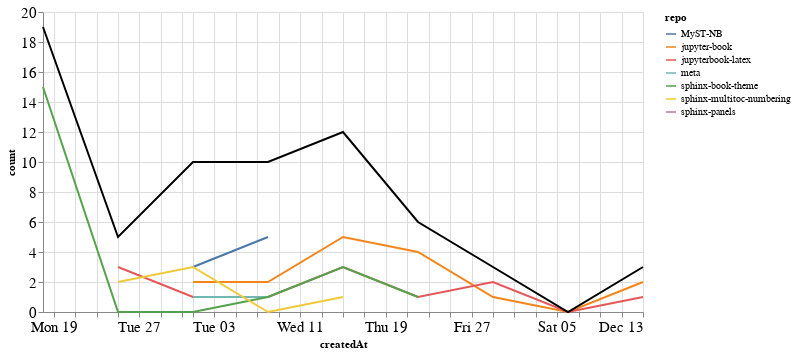

The notebook cell this image was saved under:
### Markdown cell above
### Comments

### Code cell
comments_time = comments.groupby('repo').resample('W', on='createdAt').count()['author'].reset_index()
comments_time = comments_time.rename(columns={'author': 'count'})
comments_time_total = comments_time.groupby('createdAt').agg({"count": "sum"}).reset_index()
ch1 = alt.Chart(comments_time, width=600).mark_line().encode(
    x='createdAt',
    y='count',
    color='repo',
    tooltip="repo"
)

ch2 = alt.Chart(comments_time_total, width=600).mark_line(color="black").encode(
    x='createdAt',
    y='count',
)

ch1 + ch2

### Figure 1 — Vega-Lite specification as saved in the notebook (floating-point values rounded to 4 significant figures)
{"config": {"axisLeft": {"labelFontSize": 15}, "axisBottom": {"labelFontSize": 15}}, "layer": [{"data": {"name": "data-969ac3b17bf365240338e651606ea8c9"}, "mark": "line", "encoding": {"color": {"type": "nominal", "field": "repo"}, "tooltip": {"type": "nominal", "field": "repo"}, "x": {"type": "temporal", "field": "createdAt"}, "y": {"type": "quantitative", "field": "count"}}, "width": 600}, {"data": {"name": "data-16a84056e25e2c94807a6bf08119d9e8"}, "mark": {"type": "line", "color": "black"}, "encoding": {"x": {"type": "temporal", "field": "createdAt"}, "y": {"type": "quantitative", "field": "count"}}, "width": 600}], "$schema": "https://vega.github.io/schema/vega-lite/v4.8.1.json", "datasets": {"data-969ac3b17bf365240338e651606ea8c9": [{"repo": "MyST-NB", "createdAt": "2020-11-01T00:00:00", "count": 3}, {"repo": "MyST-NB", "createdAt": "2020-11-08T00:00:00", "count": 5}, {"repo": "jupyter-book", "createdAt": "2020-11-01T00:00:00", "count": 2}, {"repo": "jupyter-book", "createdAt": "2020-11-08T00:00:00", "count": 2}, {"repo": "jupyter-book", "createdAt": "2020-11-15T00:00:00", "count": 5}, {"repo": "jupyter-book", "createdAt": "2020-11-22T00:00:00", "count": 4}, {"repo": "jupyter-book", "createdAt": "2020-11-29T00:00:00", "count": 1}, {"repo": "jupyter-book", "createdAt": "2020-12-06T00:00:00", "count": 0}, {"repo": "jupyter-book", "createdAt": "2020-12-13T00:00:00", "count": 2}, {"repo": "jupyterbook-latex", "createdAt": "2020-10-25T00:00:00", "count": 3}, {"repo": "jupyterbook-latex", "createdAt": "2020-11-01T00:00:00", "count": 1}, {"repo": "jupyterbook-latex", "createdAt": "2020-11-08T00:00:00", "count": 1}, {"repo": "jupyterbook-latex", "createdAt": "2020-11-15T00:00:00", "count": 3}, {"repo": "jupyterbook-latex", "createdAt": "2020-11-22T00:00:00", "count": 1}, {"repo": "jupyterbook-latex", "createdAt": "2020-11-29T00:00:00", "count": 2}, {"repo": "jupyterbook-latex", "createdAt": "2020-12-06T00:00:00", "count": 0}, {"repo": "jupyterbook-latex", "createdAt": "2020-12-13T00:00:00", "count": 1}, {"repo": "meta", "createdAt": "2020-11-01T00:00:00", "count": 1}, {"repo": "meta", "createdAt": "2020-11-08T00:00:00", "count": 1}, {"repo": "sphinx-book-theme", "createdAt": "2020-10-18T00:00:00", "count": 15}, {"repo": "sphinx-book-theme", "createdAt": "2020-10-25T00:00:00", "count": 0}, {"repo": "sphinx-book-theme", "createdAt": "2020-11-01T00:00:00", "count": 0}, {"repo": "sphinx-book-theme", "createdAt": "2020-11-08T00:00:00", "count": 1}, {"repo": "sphinx-book-theme", "createdAt": "2020-11-15T00:00:00", "count": 3}, {"repo": "sphinx-book-theme", "createdAt": "2020-11-22T00:00:00", "count": 1}, {"repo": "sphinx-multitoc-numbering", "createdAt": "2020-10-25T00:00:00", "count": 2}, {"repo": "sphinx-multitoc-numbering", "createdAt": "2020-11-01T00:00:00", "count": 3}, {"repo": "sphinx-multitoc-numbering", "createdAt": "2020-11-08T00:00:00", "count": 0}, {"repo": "sphinx-multitoc-numbering", "createdAt": "2020-11-15T00:00:00", "count": 1}, {"repo": "sphinx-panels", "createdAt": "2020-10-18T00:00:00", "count": 4}], "data-16a84056e25e2c94807a6bf08119d9e8": [{"createdAt": "2020-10-18T00:00:00", "count": 19}, {"createdAt": "2020-10-25T00:00:00", "count": 5}, {"createdAt": "2020-11-01T00:00:00", "count": 10}, {"createdAt": "2020-11-08T00:00:00", "count": 10}, {"createdAt": "2020-11-15T00:00:00", "count": 12}, {"createdAt": "2020-11-22T00:00:00", "count": 6}, {"createdAt": "2020-11-29T00:00:00", "count": 3}, {"createdAt": "2020-12-06T00:00:00", "count": 0}, {"createdAt": "2020-12-13T00:00:00", "count": 3}]}}
